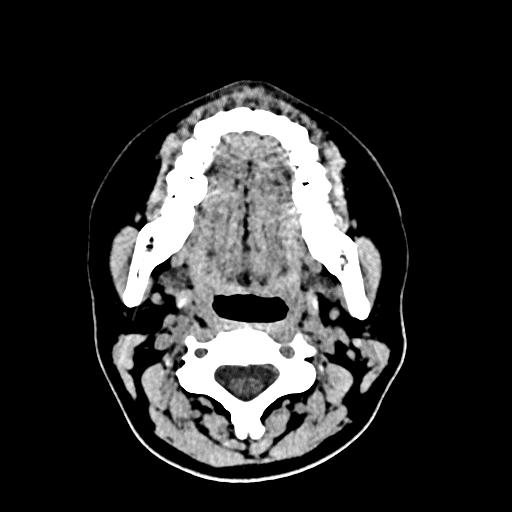
#> input picture data/original_images/0.jpg, 512 x 512 px; its folder holds only this picture in this run
$ python main.py
#> lines starting #> are read from the running program, lines starting #| are printed output that depends on the picture; after the words box and inside, x2 and y2 are one past the last pixel; in counts of white or black regions, pixels touching at a corner belong together
### src/utils.py
import cv2
import numpy as np
from scipy.signal import convolve2d

def load_image(filepath: str) -> np.ndarray:

    img = cv2.imread(filepath, cv2.IMREAD_UNCHANGED)
    if img is None:
        raise FileNotFoundError(f"Could not load {filepath}")

    if img.ndim == 3:
        img = cv2.cvtColor(img, cv2.COLOR_BGR2GRAY)

    dtype = img.dtype
    if np.issubdtype(dtype, np.integer):
        info = np.iinfo(dtype)
        max_val = info.max if info.max > 0 else 1
        img_float = img.astype(np.float64) / float(max_val)
    else:
        img_f = img.astype(np.float64)
        min_val = np.nanmin(img_f)
        max_val = np.nanmax(img_f)
        diff = max_val - min_val
        if diff < 1e-8:
            img_float = img_f - min_val
        else:
            img_float = (img_f - min_val) / diff

    img_float = np.nan_to_num(img_float, nan=0.0, posinf=1.0, neginf=0.0)
    img_float = np.clip(img_float, 0.0, 1.0)
    return img_float

def save_image(filepath: str, image: np.ndarray) -> None:

    img_f = image.astype(np.float64)
    img_f = np.nan_to_num(img_f, nan=0.0, posinf=1.0, neginf=0.0)
    img_clipped = np.clip(img_f, 0.0, 1.0)
    img_scaled = img_clipped * 255.0
    img_u8 = np.round(img_scaled).astype(np.uint8)
    cv2.imwrite(filepath, img_u8)

def create_psf(psf_type: str, size: int, param: float) -> np.ndarray:

    if size < 1 or (size % 2 == 0):
        raise ValueError("PSF size must be a positive odd integer.")

    if psf_type.lower() == "motion":
        psf = np.zeros((size, size), dtype=np.float64)
        center = size // 2
        psf[center, :] = 1.0
        s = psf.sum()
        if s <= 0:
            raise RuntimeError("Motion PSF sum is zero, check 'size' parameter.")
        psf /= s
        return psf

    elif psf_type.lower() == "gaussian":
        sigma = float(param)
        if sigma <= 0:
            raise ValueError("Gaussian sigma must be positive.")
        ax = np.arange(-size // 2 + 1, size // 2 + 1, dtype=np.float64)
        xx, yy = np.meshgrid(ax, ax)
        kernel = np.exp(-(xx**2 + yy**2) / (2.0 * sigma**2))
        s = kernel.sum()
        if s <= 0:
            raise RuntimeError("Gaussian PSF sum is zero, check 'size' or 'sigma'.")
        kernel /= s
        return kernel

    else:
        raise ValueError(f"Unsupported PSF type: '{psf_type}'")

def degrade_image(
        original: np.ndarray,
        psf: np.ndarray,
        noise_mean: float,
        noise_var: float
) -> np.ndarray:

    blurred = convolve2d(original, psf, mode="same", boundary="wrap")

    std = np.sqrt(max(0.0, float(noise_var)))
    noise = np.random.normal(loc=float(noise_mean), scale=std, size=original.shape)
    degraded = blurred

    degraded = np.nan_to_num(degraded, nan=0.0, posinf=1.0, neginf=0.0)
    degraded = np.clip(degraded, 0.0, 1.0)
    return degraded

### src/filters.py
import numpy as np
from numpy.fft import fft2, ifft2


def inverse_filter(
        degraded: np.ndarray,
        psf: np.ndarray,
        eps: float = 1e-6
) -> np.ndarray:

    M, N = degraded.shape
    pad_psf = np.zeros_like(degraded)
    psf_h, psf_w = psf.shape
    pad_psf[:psf_h, :psf_w] = psf
    pad_psf = np.roll(pad_psf, -psf_h // 2, axis=0)
    pad_psf = np.roll(pad_psf, -psf_w // 2, axis=1)

    G = fft2(degraded)
    H = fft2(pad_psf)

    H_mag = np.abs(H)
    H_safe = H.copy()
    H_safe[H_mag < eps] = eps

    F_est = G / H_safe

    f_restored = np.real(ifft2(F_est))
    f_restored = np.clip(f_restored, 0, 1)
    return f_restored


def wiener_filter(degraded: np.ndarray, psf: np.ndarray, K: float) -> np.ndarray:


    M, N = degraded.shape
    psf_h, psf_w = psf.shape

    pad_psf = np.zeros_like(degraded, dtype=np.float64)
    pad_psf[:psf_h, :psf_w] = psf

    pad_psf = np.roll(pad_psf, -psf_h // 2, axis=0)
    pad_psf = np.roll(pad_psf, -psf_w // 2, axis=1)

    G = fft2(degraded)
    H = fft2(pad_psf)
    H_conj = np.conj(H)
    H_mag2 = np.abs(H) ** 2

    W = H_conj / (H_mag2 + K)

    F_est = W * G
    f_restored = np.real(ifft2(F_est))

    f_restored = np.clip(f_restored, 0.0, 1.0)
    return f_restored

### src/metrics.py
from typing import Any

import numpy as np
from numpy import floating
from skimage.metrics import peak_signal_noise_ratio, structural_similarity

def compute_psnr(original: np.ndarray, restored: np.ndarray) -> float:

    return peak_signal_noise_ratio(original, restored, data_range=1.0)

def compute_ssim(original: np.ndarray, restored: np.ndarray) -> float:

    ssim_val, _ = structural_similarity(
        original, restored, data_range=1.0, full=True
    )
    return ssim_val

def compute_mse(original: np.ndarray, restored: np.ndarray) -> floating[Any]:

    return np.mean((original - restored) ** 2)

def evaluate_metrics(
        original: np.ndarray,
        degraded: np.ndarray,
        restored_inv: np.ndarray,
        restored_wiener: np.ndarray
) -> dict:

    metrics = {"PSNR_degraded": compute_psnr(original, degraded), "PSNR_inverse": compute_psnr(original, restored_inv),
               "PSNR_wiener": compute_psnr(original, restored_wiener),
               "SSIM_degraded": compute_ssim(original, degraded), "SSIM_inverse": compute_ssim(original, restored_inv),
               "SSIM_wiener": compute_ssim(original, restored_wiener), "MSE_degraded": compute_mse(original, degraded),
               "MSE_inverse": compute_mse(original, restored_inv), "MSE_wiener": compute_mse(original, restored_wiener)}

    return metrics

### src/visualization.py
import json

import matplotlib.pyplot as plt
import os
import numpy as np


def plot_comparison(
        original: np.ndarray,
        degraded: np.ndarray,
        restored_inv: np.ndarray,
        restored_wiener: np.ndarray,
        save_path: str = None
) -> None:

    fig, axes = plt.subplots(2, 2, figsize=(10, 8))
    titles = ["Original", "Degraded", "Inverse Filter", "Wiener Filter"]
    images = [original, degraded, restored_inv, restored_wiener]

    for ax, img, title in zip(axes.ravel(), images, titles):
        ax.imshow(img, cmap="gray", vmin=0, vmax=1)
        ax.set_title(title)
        ax.axis("off")

    plt.tight_layout()
    if save_path:
        os.makedirs(os.path.dirname(save_path), exist_ok=True)
        plt.savefig(save_path, dpi=150)


# [20 lines left out: function plot_metrics, not called in this run]

### src/main.py
import json
import os

from config import (
    SOURCE_DIR,
    OUTPUT_DIR,
    RESULTS_DIR,
    PSF_TYPE,
    PSF_SIZE,
    BLUR_PARAM,
    NOISE_MEAN,
    NOISE_VARIANCE,
    WIENER_K,
)
from utils import load_image, create_psf, degrade_image, save_image
from filters import inverse_filter, wiener_filter
from metrics import evaluate_metrics
from visualization import plot_comparison
def process_image(filename: str) -> None:

    orig_path = os.path.join(SOURCE_DIR, filename)
    original = load_image(orig_path)

    psf = create_psf(PSF_TYPE, PSF_SIZE, BLUR_PARAM)

    degraded = degrade_image(original, psf, NOISE_MEAN, NOISE_VARIANCE)

    degraded_filename = os.path.join(OUTPUT_DIR, f"degraded_{filename}")
    os.makedirs(OUTPUT_DIR, exist_ok=True)
    save_image(degraded_filename, degraded)

    restored_inv = inverse_filter(degraded, psf)

    restored_wiener = wiener_filter(degraded, psf, WIENER_K)

    results = evaluate_metrics(original, degraded, restored_inv, restored_wiener)
    print(f"Metrics for {filename}:")
    for key, val in results.items():
        print(f"  {key}: {val:.4f}")

        DIR = '/Users/raya/Desktop/motion-deblur-filtering/reports/metrics'
        output_path = os.path.join(DIR, f"results_{filename}.json")

        with open(output_path, 'w') as f:
            json.dump(results, f,indent=4)


    figure_path = os.path.join(RESULTS_DIR, f"comparison_{os.path.splitext(filename)[0]}.png")
    plot_comparison(original, degraded, restored_inv, restored_wiener, save_path=figure_path)

def main():

    os.makedirs(OUTPUT_DIR, exist_ok=True)
    os.makedirs(RESULTS_DIR, exist_ok=True)

    for fname in os.listdir(SOURCE_DIR):
        if fname.lower().endswith((".png", ".jpg", ".jpeg")):
            print(f"Processing {fname} ...")
            process_image(fname)
#> in load_image, img is the input picture: shape (512, 512, 3); min 0, max 255, mean 47.9
#> in degrade_image, `blurred = convolve2d(original, psf, mode="same", boundary="wrap")`:
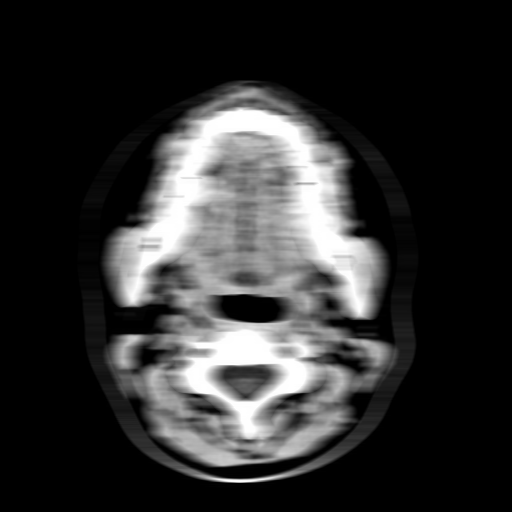
#> blurred: shape (512, 512) float64; min 0, max 1, mean 0.188
#> in inverse_filter, `pad_psf[:psf_h, :psf_w] = psf`:
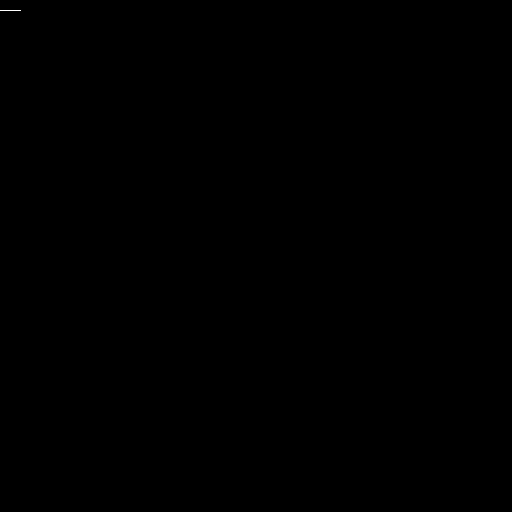
#> pad_psf: shape (512, 512) float64; values 0 (black) and 0.0476 (white), 0.01% white in thin lines or dots, all inside (x1, y1, x2, y2) = (0, 10, 21, 11)
#> in inverse_filter, `pad_psf = np.roll(pad_psf, -psf_h // 2, axis=0)`: pad_psf: shape (512, 512) float64; values 0 (black) and 0.0476 (white), 0.01% white in thin lines or dots, all inside (x1, y1, x2, y2) = (0, 511, 21, 512)
#> in inverse_filter, `pad_psf = np.roll(pad_psf, -psf_w // 2, axis=1)`: pad_psf: shape (512, 512) float64; values 0 (black) and 0.0476 (white), 0.01% white in thin lines or dots, all inside (x1, y1, x2, y2) = (0, 511, 512, 512)
#> in inverse_filter, `H_mag = np.abs(H)`:
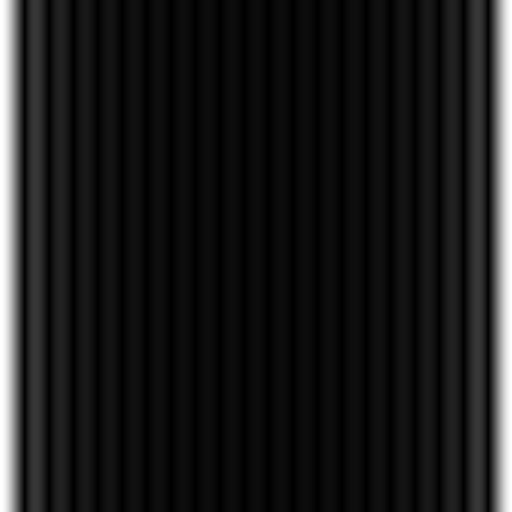
#> H_mag: shape (512, 512) float64; min 0.000314, max 1, mean 0.106
#> in inverse_filter, `f_restored = np.real(ifft2(F_est))`:
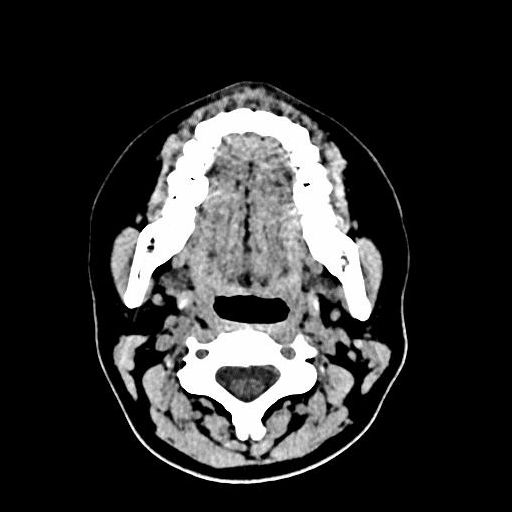
#> f_restored: shape (512, 512) float64; min -5.1e-14, max 1, mean 0.188; drawn with min black and max white
#> in wiener_filter, `H_mag2 = np.abs(H) ** 2`:
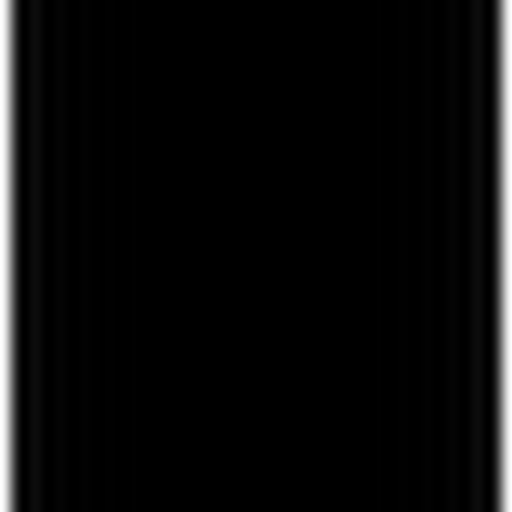
#> H_mag2: shape (512, 512) float64; min 9.85e-08, max 1, mean 0.0476
#> in wiener_filter, `f_restored = np.real(ifft2(F_est))`:
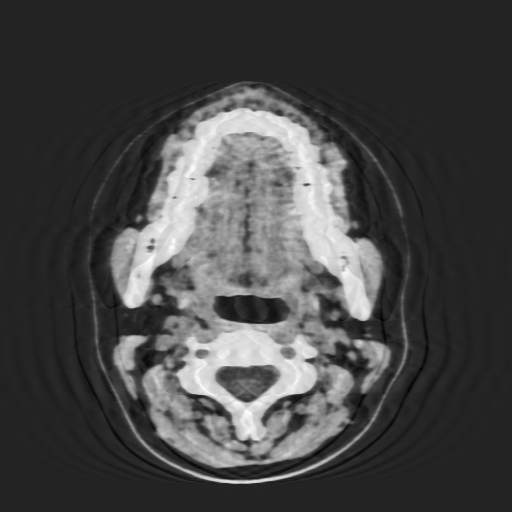
#> f_restored: shape (512, 512) float64; min -0.19, max 1.18, mean 0.186; drawn with min black and max white
#> in wiener_filter, `f_restored = np.clip(f_restored, 0.0, 1.0)`:
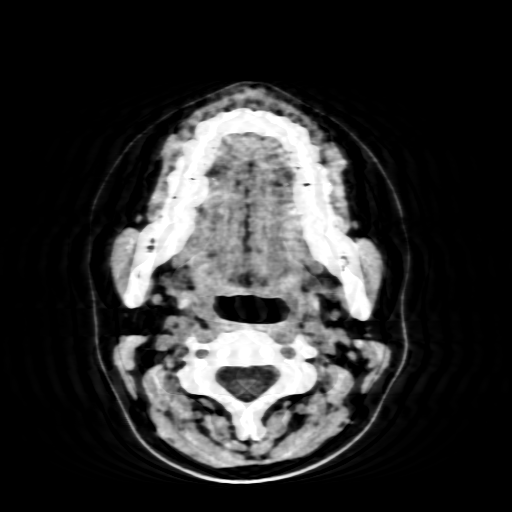
#> f_restored: shape (512, 512) float64; min 0, max 1, mean 0.188
#> in compute_ssim, `ssim_val, _ = structural_similarity( original, restored, data_range=1...`: ssim_val = 0.722
#> in process_image, `results = evaluate_metrics(original, degraded, restored_inv, restored_..`: results = 9 items
#> the loop in process_image, `for key, val in results.items():` made 9 passes
#> (key, val) on passes 1 to 9: ('PSNR_degraded', 19.42), ('PSNR_inverse', 22.03), ('PSNR_wiener', 21.98), ('SSIM_degraded', 0.722), ('SSIM_inverse', 0.882), ('SSIM_wiener', 0.753), ('MSE_degraded', 0.0114), ('MSE_inverse', 0.00626), ('MSE_wiener', 0.00634)
#|   PSNR_degraded: 19.4211
#|   PSNR_inverse: 22.0334
#|   PSNR_wiener: 21.9805
#|   SSIM_degraded: 0.7223
#|   SSIM_inverse: 0.8818
#|   SSIM_wiener: 0.7532
#|   MSE_degraded: 0.0114
#|   MSE_inverse: 0.0063
#> (further printed lines are left out)
#> the loop in plot_comparison, `for ax, img, title in zip(axes.ravel(), images, titles):` made 4 passes
#> title on passes 1 to 4: 'Original', 'Degraded', 'Inverse Filter', 'Wiener Filter'


if __name__ == "__main__":
    main()

$ run again, on data/original_images/brain_glioma_0005.jpg
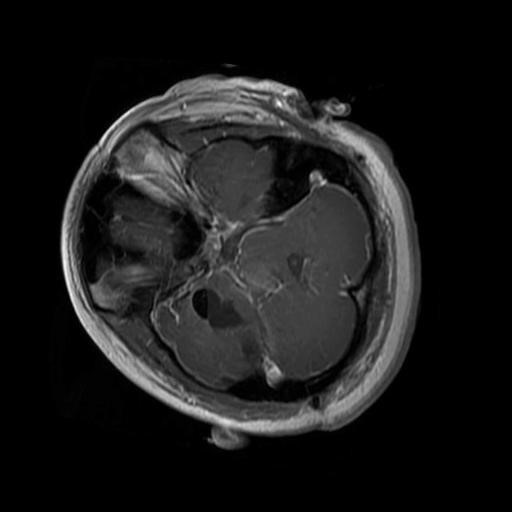
#> input picture data/original_images/brain_glioma_0005.jpg, 512 x 512 px
#> in load_image, img is the input picture: shape (512, 512, 3); min 0, max 251, mean 26.8
#> img: shape (512, 512)
#> in degrade_image, `blurred = convolve2d(original, psf, mode="same", boundary="wrap")`:
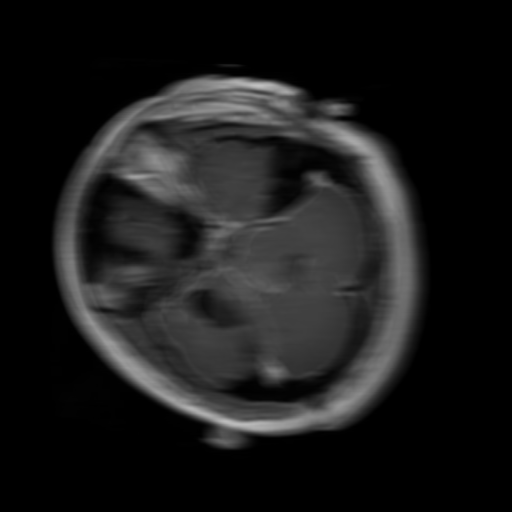
#> blurred: shape (512, 512) float64; min 0, max 0.762, mean 0.105
#> in wiener_filter, `f_restored = np.real(ifft2(F_est))`:
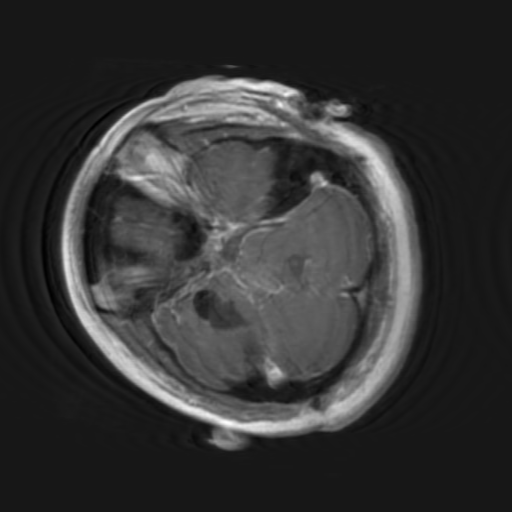
#> f_restored: shape (512, 512) float64; min -0.0856, max 0.83, mean 0.104; drawn with min black and max white
#> ssim_val = 0.823
#> results = 9 items
#> the loop in process_image, `for key, val in results.items():` made 9 passes
#> (key, val) on passes 1 to 8: ('PSNR_degraded', 26.42), ('PSNR_inverse', 29.93), ('PSNR_wiener', 29.59), ('SSIM_degraded', 0.823), ('SSIM_inverse', 0.922), ('SSIM_wiener', 0.869), ('MSE_degraded', 0.00228), ('MSE_inverse', 0.00102)
#> (printed output is left out)
#> the loop in plot_comparison, `for ax, img, title in zip(axes.ravel(), images, titles):` made 4 passes
#> title on passes 1 to 4: 'Original', 'Degraded', 'Inverse Filter', 'Wiener Filter'

$ run again, on data/original_images/brain_glioma_0006.jpg
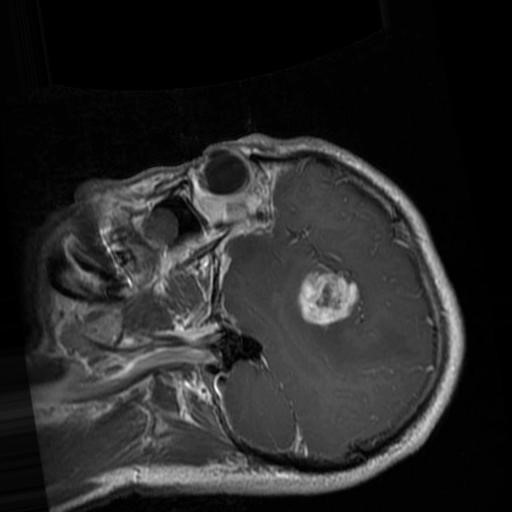
#> input picture data/original_images/brain_glioma_0006.jpg, 512 x 512 px
#> in load_image, img is the input picture: shape (512, 512, 3); min 0, max 255, mean 38.4
#> img: shape (512, 512)
#> in degrade_image, `blurred = convolve2d(original, psf, mode="same", boundary="wrap")`:
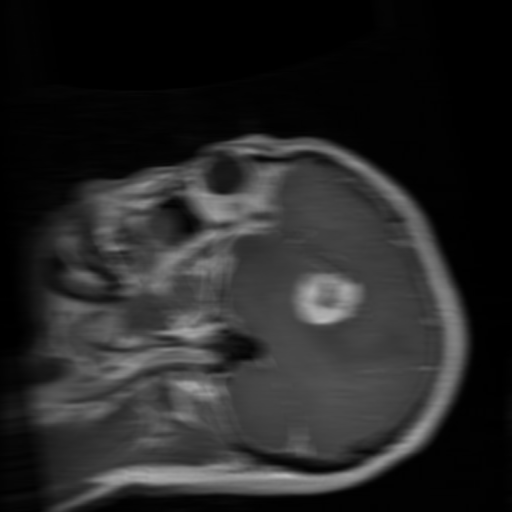
#> blurred: shape (512, 512) float64; min 0, max 0.726, mean 0.151
#> in wiener_filter, `f_restored = np.real(ifft2(F_est))`:
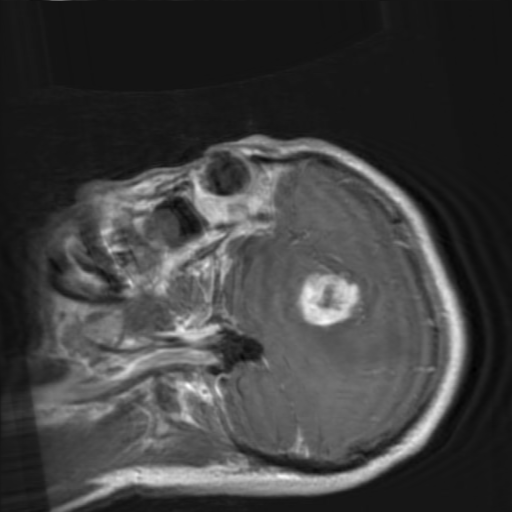
#> f_restored: shape (512, 512) float64; min -0.0706, max 0.82, mean 0.149; drawn with min black and max white
#> ssim_val = 0.817
#> results = 9 items
#> the loop in process_image, `for key, val in results.items():` made 9 passes
#> (key, val) on passes 1 to 8: ('PSNR_degraded', 26.49), ('PSNR_inverse', 30.05), ('PSNR_wiener', 29.32), ('SSIM_degraded', 0.817), ('SSIM_inverse', 0.911), ('SSIM_wiener', 0.863), ('MSE_degraded', 0.00225), ('MSE_inverse', 0.000989)
#> (printed output is left out)
#> the loop in plot_comparison, `for ax, img, title in zip(axes.ravel(), images, titles):` made 4 passes
#> title on passes 1 to 4: 'Original', 'Degraded', 'Inverse Filter', 'Wiener Filter'
